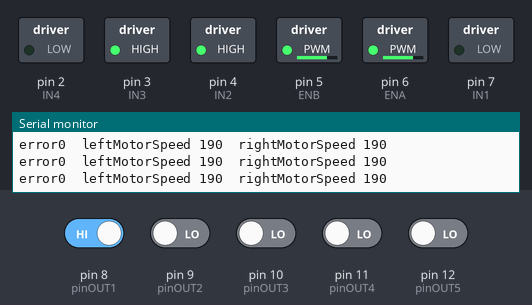
This sketch was run on a simulated Arduino Uno, built with avr-gcc and run on an emulated ATmega328P. On the bench: switched loads named in the sketch (green lamp = pin HIGH), the last lines printed to the serial monitor. The test bench sets the inputs (shaded band); at power-on: pin 8 (pinOUT1) HIGH, pin 9 (pinOUT2), pin 10 (pinOUT3), pin 11 (pinOUT4), pin 12 (pinOUT5) LOW.

Above: at 1.2 s.
1.3 s: pin 11 (pinOUT4) driven HIGH and pin 12 (pinOUT5) driven HIGH
At 2.1 s:
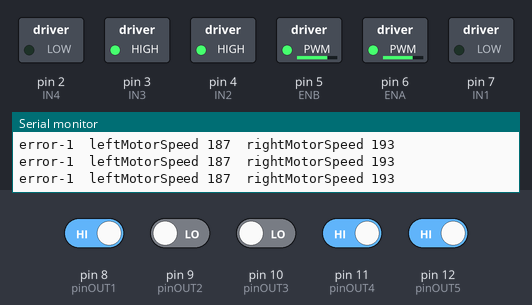
2.8 s: pin 8 (pinOUT1) driven LOW
At 3.8 s:
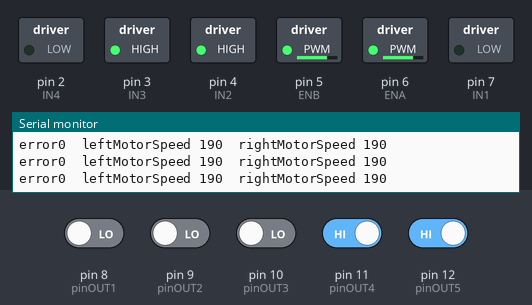
4.3 s: pin 10 (pinOUT3) driven HIGH
At 4.9 s:
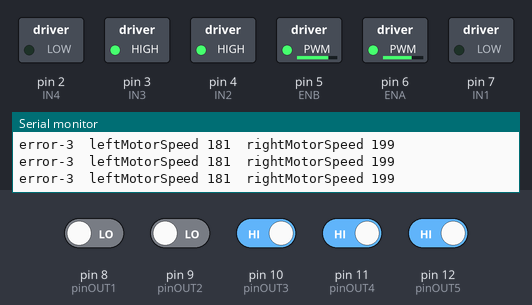
5.8 s: pin 11 (pinOUT4) driven LOW
At 7.0 s:
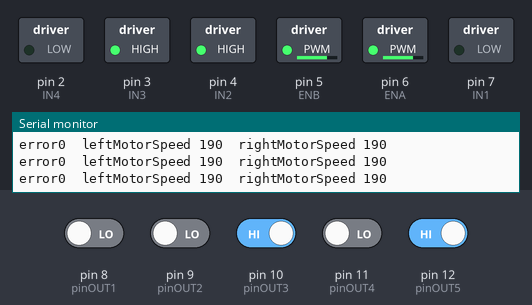
7.3 s: pin 11 (pinOUT4) driven HIGH
At 7.7 s:
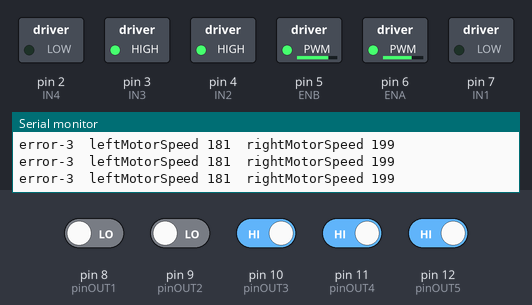
10.3 s: pin 12 (pinOUT5) driven LOW
At 11.0 s:
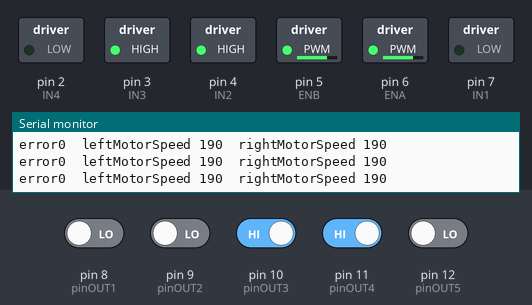
Timing chart, 0 to 13.3 s (numbered marks = the images above; inputs shaded):
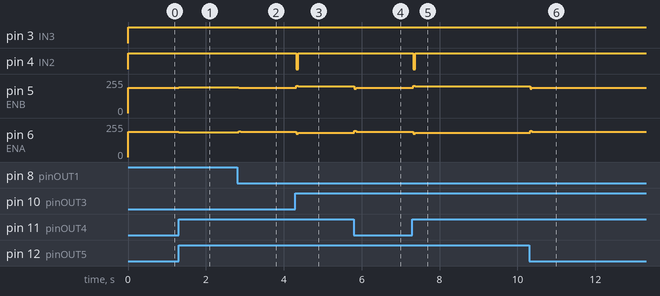

The sketch:

6._Line_Following_Robot_PID_Code.ino
```cpp
const int IN1 = 7; //L1
const int IN2 = 4;  // L2
const int IN3 = 3;  // R1
const int IN4 = 2;  // R2
const int ENA = 6;
const int ENB = 5;

const int pinOUT1 = 8;

const int pinOUT2 = 9;
const int pinOUT3 = 10;
const int pinOUT4 = 11;
const int pinOUT5 = 12;

int s1 = 0;
int s2 = 0;
int s3 = 0;
int s4 = 0;
int s5 = 0;

void setup(){
  Serial.begin(9600);
  pinMode (IN1 , OUTPUT);
  pinMode (IN2 , OUTPUT);
  pinMode (IN3 , OUTPUT);
  pinMode (IN4 , OUTPUT);
  pinMode (ENA , OUTPUT);
  pinMode (ENB , OUTPUT);

  pinMode (pinOUT1,INPUT);
  pinMode (pinOUT2,INPUT);
  pinMode (pinOUT3,INPUT);
  pinMode (pinOUT4,INPUT);
  pinMode (pinOUT5,INPUT);
}
void loop(){
  pid();
}
int calculate_position()
{
  s1 = digitalRead(pinOUT1);
  s2 = digitalRead(pinOUT2);
  s3 = digitalRead(pinOUT3);
  s4 = digitalRead(pinOUT4);
  s5 = digitalRead(pinOUT5);

  int error = 0;
  if((s1==0) && (s2 == 1) && (s3==1) && (s4==1) && (s5==1)) error=-4;
  else if((s1==0) && (s2 == 0) && (s3==1) && (s4==1) && (s5==1)) error=-3;
  else if((s1==1) && (s2 == 0) && (s3==1) && (s4==1) && (s5==1)) error=-2;
  else if((s1==1) && (s2 == 0) && (s3==0) && (s4==1) && (s5==1)) error=-1;
  else if((s1==1) && (s2 == 1) && (s3==0) && (s4==1) && (s5==1)) error=0;
  else if((s1==1) && (s2 == 1) && (s3==0) && (s4==0) && (s5==1)) error=1;
  else if((s1==1) && (s2 == 1) && (s3==1) && (s4==0) && (s5==1)) error=2;
  else if((s1==1) && (s2 == 1) && (s3==1) && (s4==0) && (s5==0)) error=3;
  else if((s1==1) && (s2 == 1) && (s3==1) && (s4==1) && (s5==0)) error=4
  ;
  else if((s1==1) && (s2 == 1) && (s3==1) && (s4==1) && (s5==1)) error=100;

  return error;
}
#define Kp 3

#define Kd 2.59
#define Ki 0.002
int lastError = 0;
int right_turn=1;
int errorSum=0;
#define rightBaseSpeed 190
#define leftBaseSpeed 190

void pid(){
  int error = calculate_position();
  if(error==100){
    digitalWrite(IN1,LOW);
    digitalWrite(IN2,LOW);
    digitalWrite(IN3,LOW);
    digitalWrite(IN4,LOW);
    analogWrite(ENB,0);
    analogWrite(ENA,0);
    return;
  }
  int errorSum = errorSum + error;
  int motorSpeed= Kp* error + Ki * errorSum + Kd * (error - lastError);
  lastError = error;
  int rightMotorSpeed = rightBaseSpeed - motorSpeed;
  int leftMotorSpeed = leftBaseSpeed + motorSpeed;
  rightMotorSpeed = constrain(rightMotorSpeed,0,255);
  leftMotorSpeed = constrain(leftMotorSpeed,0,255);
  if(leftMotorSpeed<=180)
  {
    digitalWrite(IN1,LOW);
    digitalWrite(IN2,LOW);
    digitalWrite(IN3,HIGH);
    digitalWrite(IN4,LOW);
  }
  else if(rightMotorSpeed<=180){
      digitalWrite(IN1,LOW);
      digitalWrite(IN2,HIGH);
      digitalWrite(IN3,LOW);
      digitalWrite(IN4,LOW);
  }
  else{ // FORWARD
      digitalWrite(IN1,LOW);
      digitalWrite(IN3,HIGH);
      digitalWrite(IN2,HIGH);
      digitalWrite(IN4,LOW);
  }
  analogWrite(ENA, leftMotorSpeed);
  analogWrite(ENB, rightMotorSpeed);

  Serial.print("error");
  Serial.print(error);
  Serial.print("\t");
  Serial.print("leftMotorSpeed ");
  Serial.print(leftMotorSpeed);
  Serial.print("\t");
  Serial.print("rightMotorSpeed ");
  Serial.print(rightMotorSpeed);
  Serial.println();
}
```

Measured:
- after the input at 1.3 s, pin 5 (ENB): 190/255 → 193/255 at once; pin 6 (ENA): 190/255 → 187/255 at once
- after the input at 2.8 s, pin 5 (ENB): 193/255 → 190/255 after 0.05 s; pin 6 (ENA): 187/255 → 190/255 after 0.05 s
- after the input at 4.3 s, pin 4 (IN2): HIGH → LOW at once, → HIGH 0.05 s later; pin 5 (ENB): 190/255 → 199/255 at once; pin 6 (ENA): 190/255 → 181/255 at once
- after the input at 5.8 s, pin 5 (ENB): 199/255 → 190/255 at once; pin 6 (ENA): 181/255 → 190/255 at once
- after the input at 7.3 s, pin 4 (IN2): HIGH → LOW at once, → HIGH 0.05 s later; pin 5 (ENB): 190/255 → 199/255 at once; pin 6 (ENA): 190/255 → 181/255 at once
- after the input at 10.3 s, pin 5 (ENB): 199/255 → 190/255 at once; pin 6 (ENA): 181/255 → 190/255 at once
